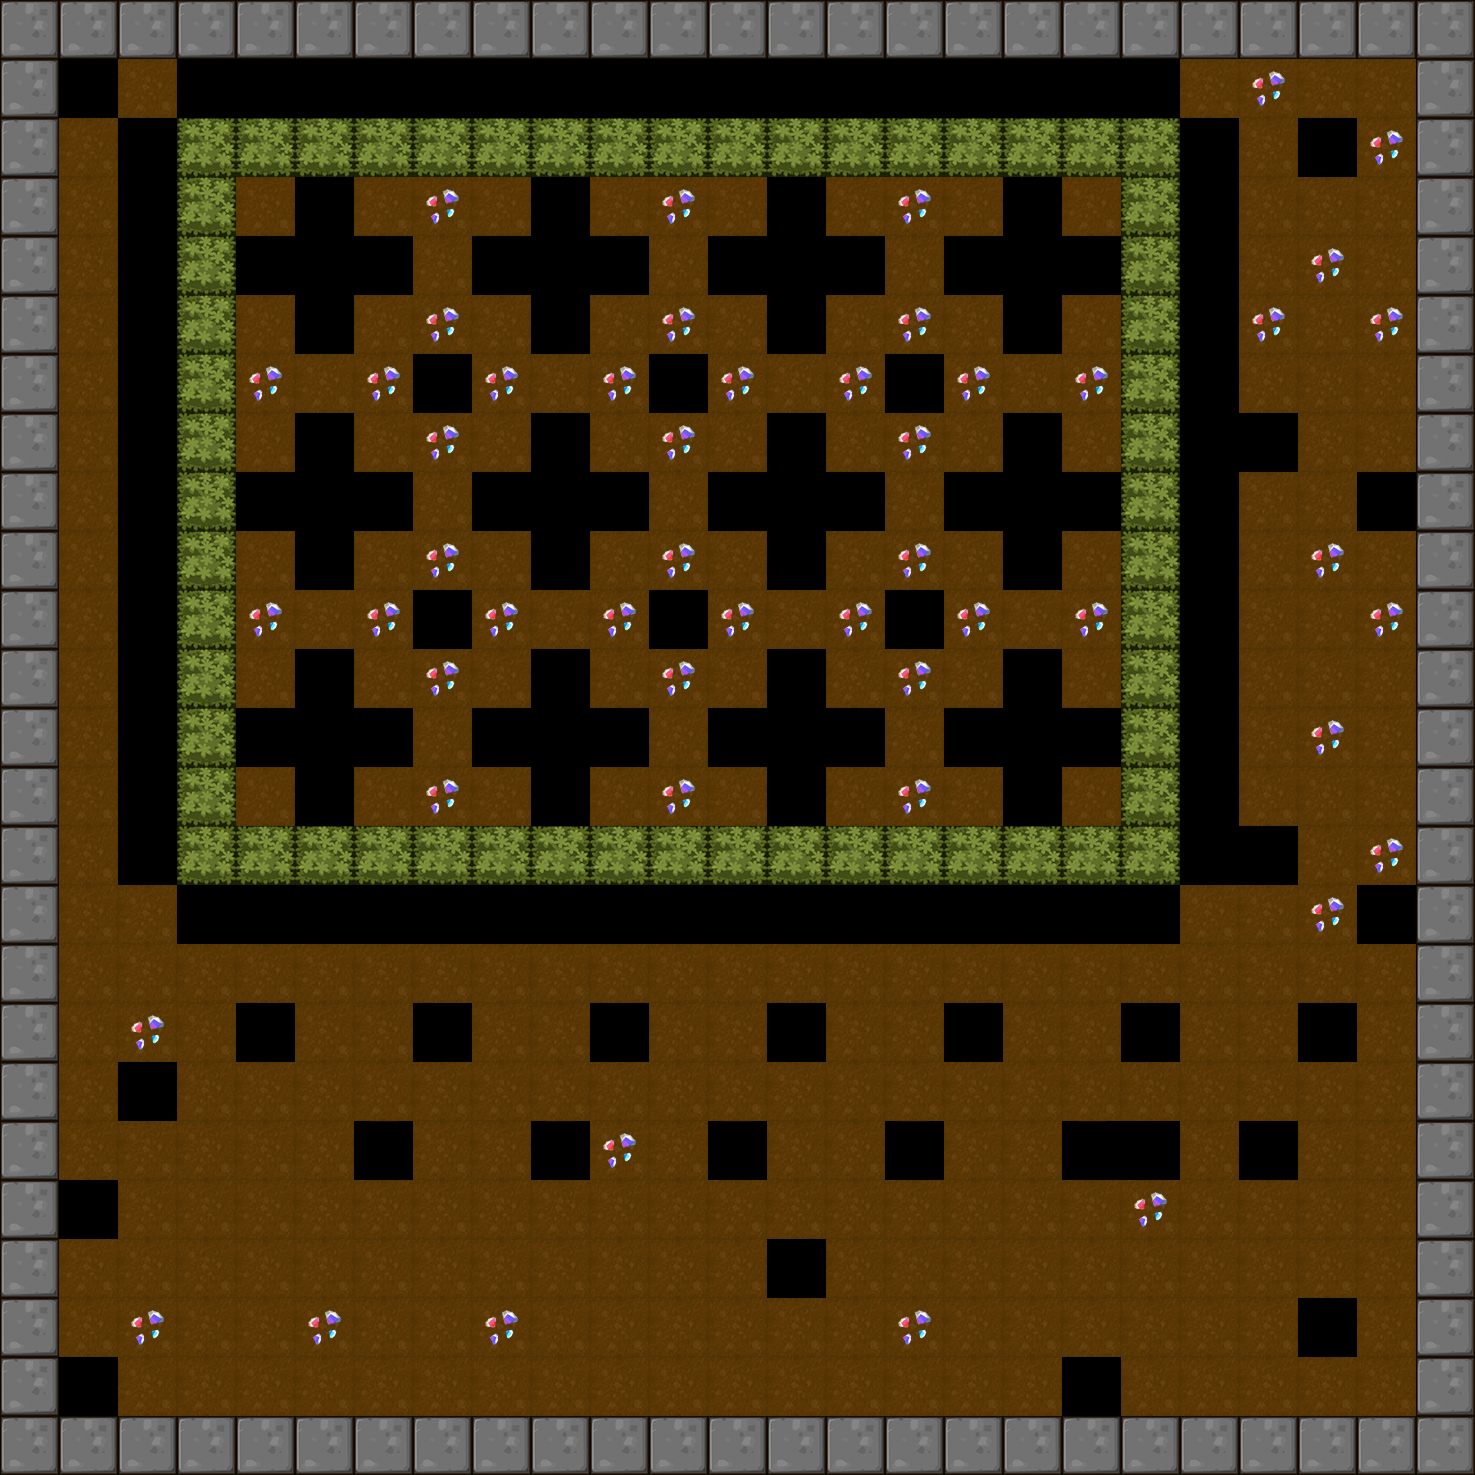

A level layout from a 2D game, rendered from its tile map. Below: a short description, then the map file with tile-grid data replaced by summaries:
An orthogonal 25x25 tile map with 59x59 px tiles, 1 tile layer (BackGround) and 10 objects (5x Hammer, 4x Shipper, Player).

<map version="1.0" orientation="orthogonal" renderorder="right-down" width="25" height="25" tilewidth="59" tileheight="59">
 <tileset firstgid="1" name="itemmap" tilewidth="59" tileheight="59">
  <image source="tileset2.png" trans="ff00ff" width="354" height="354" />
 </tileset>
 <layer name="BackGround" width="25" height="25">
  <data>[625 cells, 559 non-empty, 15 distinct tile ids]</data>
 </layer>
 <objectgroup name="RobotCharacter">
  <object name="Player" x="70" y="70" width="40" height="40" />
 </objectgroup>
 <objectgroup name="EnemyCharacter">
  <object name="Shipper" type="Shipper" x="305.145" y="249.462" width="40" height="40" />
  <object name="Shipper" type="Shipper" x="774.347" y="708.714" width="40" height="40" />
  <object name="Hammer" type="Hammer" x="251.381" y="66.3033" width="40" height="40" />
  <object name="Shipper" type="Shipper" x="774.76" y="481.119" width="40" height="40" />
  <object name="Hammer" type="Hammer" x="127.348" y="480.239" width="40" height="40" />
  <object name="Shipper" type="Shipper" x="538.205" y="712.044" width="40" height="40" />
  <object name="Hammer" type="Hammer" x="1013.52" y="482.252" width="40" height="40" />
  <object name="Hammer" type="Hammer" x="899.75" y="899.75" width="40" height="40" />
  <object name="Hammer" type="Hammer" x="1183.89" y="363.848" width="40" height="40" />
 </objectgroup>
</map>
